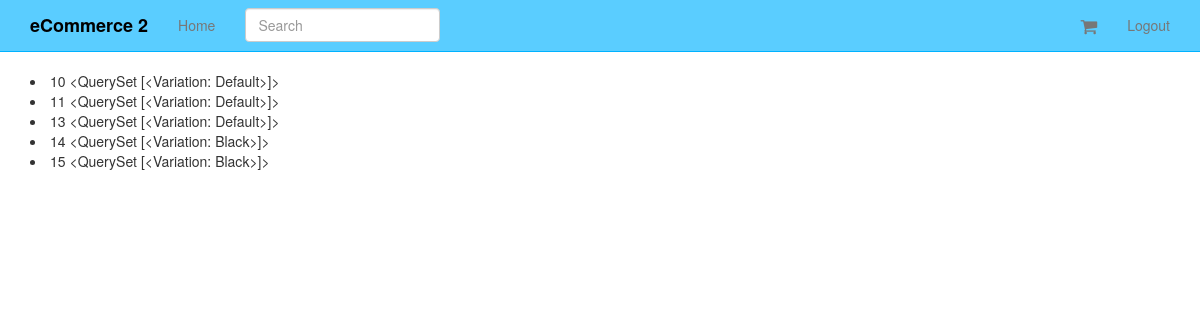
The page /orders/ (signed in) on the database as committed earlier.
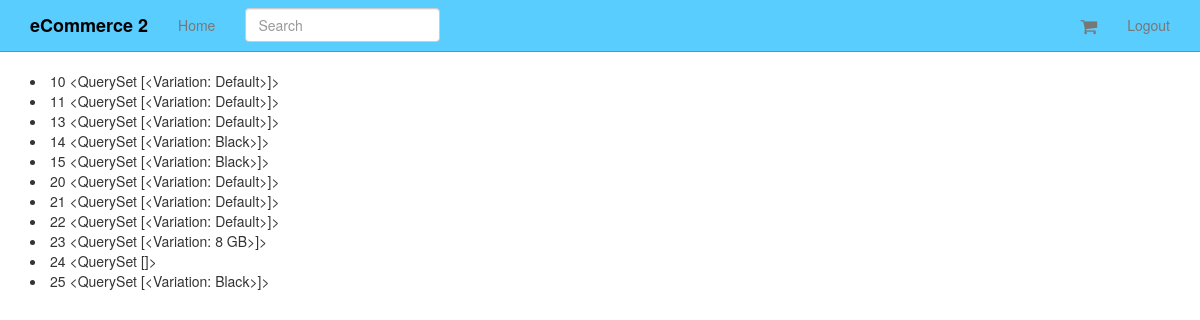
The same page on the database as committed later.
### orders/models.py (models this page shows, shortened)
class Order(models.Model):
	status = models.CharField(max_length=120, choices=ORDER_STATUS_CHOICES, default='created')
	cart = models.ForeignKey(Cart)
	user = models.ForeignKey(UserCheckout, null=True)
	billing_address = models.ForeignKey(UserAddress, related_name='billing_address', null=True)
	shipping_address = models.ForeignKey(UserAddress, related_name='shipping_address', null=True)
	shipping_total_price = models.DecimalField(max_digits=50, decimal_places=2, default=5.99)
	order_total = models.DecimalField(max_digits=50, decimal_places=2, )

### carts/models.py (models this page shows)
class Cart(models.Model):
	user = models.ForeignKey(settings.AUTH_USER_MODEL, null=True, blank=True)
	items = models.ManyToManyField(Variation, through=CartItem)
	timestamp = models.DateTimeField(auto_now_add=True, auto_now=False)
	updated = models.DateTimeField(auto_now_add=False, auto_now=True)
	subtotal = models.DecimalField(max_digits=50, decimal_places=2, default=25.00)
	tax_percentage  = models.DecimalField(max_digits=10, decimal_places=5, default=0.085)
	tax_total = models.DecimalField(max_digits=50, decimal_places=2, default=25.00)
	total = models.DecimalField(max_digits=50, decimal_places=2, default=25.00)
	def __unicode__(self):
		return str(self.id)
	def update_subtotal(self):
		print "updating..."
		subtotal = 0
		items = self.cartitem_set.all()
		for item in items:
			subtotal += item.line_item_total
		self.subtotal = "%.2f" %(subtotal)
		self.save()

### products/models.py (models this page shows, shortened)
class Variation(models.Model):
	product = models.ForeignKey(Product)
	title = models.CharField(max_length=120)
	price = models.DecimalField(decimal_places=2, max_digits=20)
	sale_price = models.DecimalField(decimal_places=2, max_digits=20, null=True, blank=True)
	active = models.BooleanField(default=True)
	inventory = models.IntegerField(null=True, blank=True) #refer none == unlimited amount
	def __unicode__(self):
		return self.title

### orders/views.py (the view)
# urls.py: url(r'^orders/$', OrderList.as_view(), name='orders'),
class OrderList(ListView):
	queryset = Order.objects.all()
	def get_queryset(self):
		user_check_id = self.request.session.get("user_checkout_id")
		user_checkout = UserCheckout.objects.get(id=user_check_id)
		return super(OrderList, self).get_queryset().filter(user=user_checkout)

### orders/templates/orders/order_list.html
{% extends "base.html" %}
{% block content %}
{% for object in object_list %}
<li>
{{ object.id }}
{{ object.cart.items.all }}
</li>
{% endfor %}
{% endblock %}

### templates/base.html (shortened to what this page needs)
{% load staticfiles %}
<!DOCTYPE html>
<html lang="en">
  <head>
    {% include 'head_css.html' %}
  </head>
  <body>
  {% include 'navbar.html' %}
    <div class="container">
            {% block content %}
            {% endblock %}
    </div>
  </body>
</html>

### templates/head_css.html
{% load staticfiles %}
    <link rel="stylesheet" href="//maxcdn.bootstrapcdn.com/font-awesome/4.3.0/css/font-awesome.min.css">
    <link href="{% static 'css/bootstrap.min.css' %}" rel="stylesheet">
    <link href="{% static 'css/navbar-static-top.css' %}" rel="stylesheet">
     <link href="{% static 'css/custom.css' %}" rel="stylesheet">

### templates/navbar.html (shortened to what this page needs)
   {% load staticfiles %}
    <nav class="navbar navbar-default navbar-static-top">
      <div class="container">
        <div class="navbar-header">
          <a class="navbar-brand" href="{% url 'home' %}">eCommerce 2</a>
        </div>
        <div id="navbar" class="navbar-collapse collapse">
          <ul class="nav navbar-nav">
            <li><a href="{% url 'home' %}">Home</a></li>
            <form class="navbar-form navbar-left" method="GET" role="search" action='{% url "products" %}'>
            <div class="form-group">
              <input type="text" class="form-control" placeholder="Search" name="q">
            </div>
          </form>
          </ul>
          <ul class="nav navbar-nav navbar-right">
          <li>
            <a href='{% url "cart" %}'><i class="fa fa-shopping-cart fa-navbar-cart"></i> </a>
          </li>
          {% if request.user.is_authenticated %}
            <li><a href="{% url 'auth_logout' %}">Logout</a></li>
            {% endif %}
          </ul>
        </div>
      </div>
    </nav>

### templates/javascript.html (shortened to what this page needs)
{% load staticfiles %}

### static_in_pro/our_static/css/navbar-static-top.css (style rules this page uses)
body { min-height: 1000px; }
.navbar-static-top { margin-bottom: 19px; background-color: #5ACDFF; border-color: #00B2FF; }
.navbar-default .navbar-brand { color: #000; font-weight: 900; }

### static_in_pro/our_static/css/custom.css (style rules this page uses)
.fa-navbar-cart { font-size: 18px; vertical-align: middle; }

Rows that differ between the two databases and show on the page:
added Order: id "20", cart.items.all "<QuerySet [<Variation: Default>]>"
added Order: id "21", cart.items.all "<QuerySet [<Variation: Default>]>"
added Order: id "22", cart.items.all "<QuerySet [<Variation: Default>]>"
added Order: id "23", cart.items.all "<QuerySet [<Variation: 8 GB>]>"
added Order: id "24", cart.items.all "<QuerySet []>"
added Order: id "25", cart.items.all "<QuerySet [<Variation: Black>]>"
